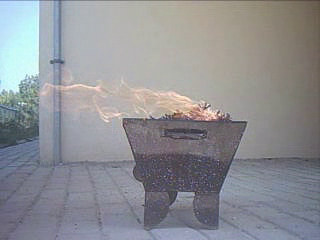
#> input picture frame 43 of barbeq.avi, 320 x 240 px
$ python fm.py
#> lines starting #> are read from the running program, lines starting #| are printed output that depends on the picture; after the words box and inside, x2 and y2 are one past the last pixel; in counts of white or black regions, pixels touching at a corner belong together
import cv2
import numpy as np
import time
import matplotlib.pyplot as plt
from scipy.fft import fft,fftfreq


cap = cv2.VideoCapture('barbeq.avi')
frame_width = int( cap.get(cv2.CAP_PROP_FRAME_WIDTH))

frame_height =int( cap.get( cv2.CAP_PROP_FRAME_HEIGHT))

#fourcc = cv2.VideoWriter_fourcc('X','V','I','D')

#out = cv2.VideoWriter("output.avi", fourcc, 5.0, (1280,720))

print("video read successsssss","\n")
fps    = int(cap.get(cv2.CAP_PROP_FPS))
print("FPS is " ,fps)
length = cap.get(7)
print("Frame count is " , length )


ret2, frame2 = cap.read()
#> frame2 is the input picture: shape (240, 320, 3); mean B, G, R 148, 143.5, 142.5


#print(frame1.shape)
area_array = []
frame_number_array = []
i = 0
while True:

    i = i+1

    ret1, frame1 = ret2, frame2
#> ret1 = True
    ret2, frame2 = cap.read()
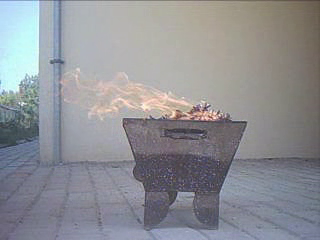
#> input picture frame 44 of barbeq.avi, 320 x 240 px
#> frame2 is the input picture: shape (240, 320, 3); mean B, G, R 148.5, 143.7, 142.7
    if frame2 is None:
        break

    lower = [0, 10, 165]
    upper = [30, 255, 255]
    lower = np.array(lower, dtype="uint8")
    upper = np.array(upper, dtype="uint8")

    blur_1 = cv2.GaussianBlur(frame1, (21, 21), 0)
    blur_2 = cv2.GaussianBlur(frame2, (21, 21), 0)

    hsv_1 = cv2.cvtColor(blur_1, cv2.COLOR_BGR2HSV)
#> hsv_1: shape (240, 320, 3); mean H, S, V 83.3, 27.8, 153.4
    hsv_2 = cv2.cvtColor(blur_2, cv2.COLOR_BGR2HSV)
#> hsv_2: shape (240, 320, 3); mean H, S, V 83.4, 27.8, 153.7

    mask_1 = cv2.inRange(hsv_1, lower, upper)
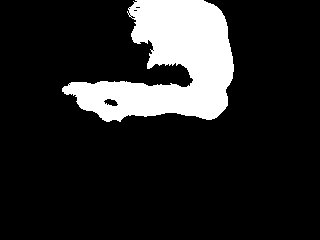
#> mask_1: shape (240, 320); 14.9% white; 1 white region, box (x1, y1, x2, y2) and area: (62, 0, 234, 122) 11463
    mask_2 = cv2.inRange(hsv_2, lower, upper)
#> mask_2: shape (240, 320); 14.1% white; 2 white regions (1 under 20 px), largest, box (x1, y1, x2, y2) and area: (73, 0, 234, 119) 10798

    output_1 = cv2.bitwise_and(frame1, hsv_1, mask=mask_1)
    output_2 = cv2.bitwise_and(frame2, hsv_2, mask=mask_2)

    diff = cv2.absdiff(output_1, output_2)
    gray = cv2.cvtColor(diff, cv2.COLOR_BGR2GRAY)
    #blur = cv2.GaussianBlur(gray, (5,5), 0)
    _, thresh = cv2.threshold(gray, 20, 180, cv2.THRESH_BINARY)
#> thresh: shape (240, 320); values 0 (black) and 180 (white), 3.8% white; 96 white regions (87 under 20 px), largest, box (x1, y1, x2, y2) and area: (62, 77, 228, 122) 2002, (147, 52, 186, 69) 267, (111, 73, 154, 92) 222


    dilated = cv2.dilate(thresh, None, iterations=3)
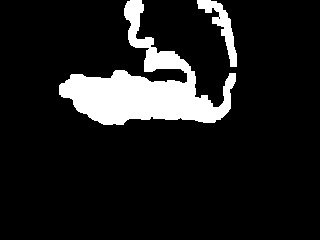
#> dilated: shape (240, 320); values 0 (black) and 180 (white), 11.4% white; 2 white regions
    contours, _ = cv2.findContours(dilated, cv2.RETR_TREE, cv2.CHAIN_APPROX_SIMPLE)
#> contours = 3 contours, 1 with area under 20; largest, box (x1, y1, x2, y2) and area: (59, 0, 236, 125) 7546, (197, 0, 237, 67) 708

   # print("contours :")
   # print(contours)

    contour_array = []

    img = cv2.drawContours(diff, contours, -1, (0,255,0), 3)

    for contour in contours:
        (x, y, w, h) = cv2.boundingRect(contour)

        if cv2.contourArea(contour) < 500:
            continue
        contour_array.append( cv2.contourArea(contour) )
        cv2.rectangle(frame1, (x, y), (x+w, y+h), (0, 255, 0), 2)
        cv2.rectangle(diff, (x, y), (x+w, y+h), (0, 255, 0), 2)
#> this loop made 3 passes
#> (x, y, w, h) on passes 1 to 3: (197, 0, 40, 67), (218, 16, 3, 4), (59, 0, 177, 125)
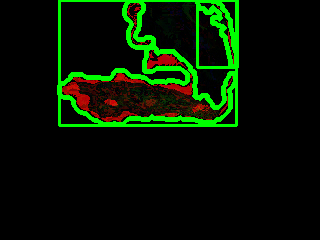
#> diff: shape (240, 320, 3); mean B, G, R 0.5, 21.6, 5
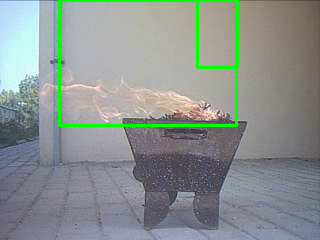
#> frame1: shape (240, 320, 3); 2.61% of pixels changed, all inside (x1, y1, x2, y2) = (58, 0, 239, 127)
#> after the loop, contour_array = [707.5, 7546]


        #cv2.putText(frame1, "Status: {}".format('Movement'), (10, 20), cv2.FONT_HERSHEY_SIMPLEX,1, (0, 0, 255), 3)
    #cv2.drawContours(frame1, contours, -1, (0, 255, 0), 2) #small contours

    if  len(contour_array) != 0:
        #print(contour_array)
        area_array.append(  max(contour_array)  )
        frame_number_array.append(i)
    else :
        area_array.append(  0  )
        frame_number_array.append(i)
    print(i)

    # time.sleep(1/fps)

    image = cv2.resize(frame1, (1280,720))
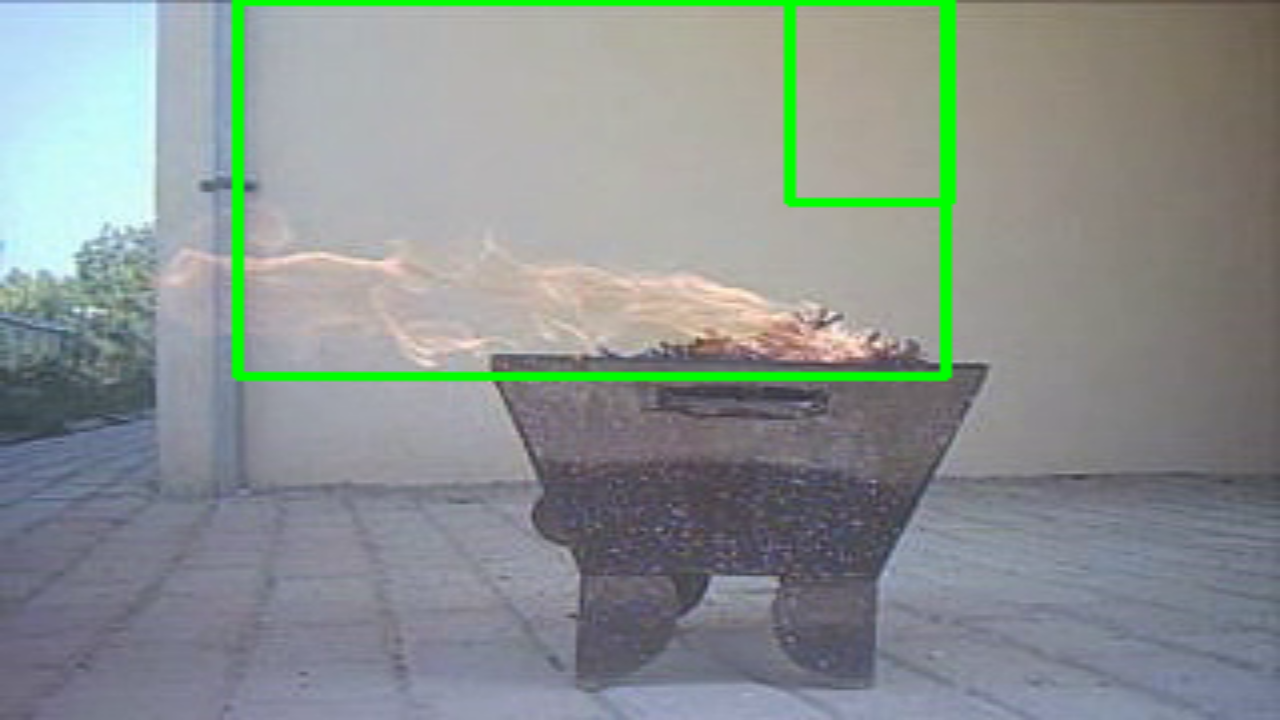
#> image: shape (720, 1280, 3); mean B, G, R 144.2, 146.3, 138.7
    #out.write(image)
    cv2.imshow("feed", frame1)
    cv2.imshow("img", img)
    cv2.imshow("diff_output", diff)
    cv2.imshow("output", output_1)

    # frame1 = frame2
    # ret, frame2 = cap.read()

    if cv2.waitKey(40) == 27:
#> (key Esc is pressed here)
        break

print(area_array)
#| [7546.0]
area_array.pop

plt.plot(frame_number_array,area_array)
plt.ylabel('Area')
plt.show()
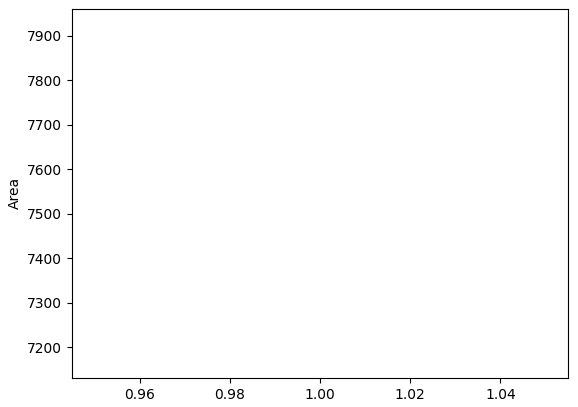
#> figure drawn by matplotlib, 1 panel
yf = fft(area_array)
xf = fftfreq(int(length-1), 1)

#> (the run stopped early here; a loop or call above may not have finished)

$ run again, starting later in the video
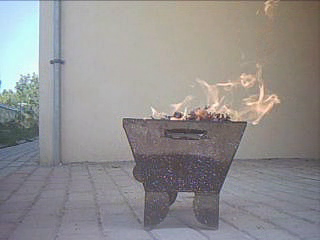
#> input picture frame 197 of barbeq.avi, 320 x 240 px
#> frame2 is the input picture: shape (240, 320, 3); mean B, G, R 143, 142.9, 145.3
#> ret1 = True
#> hsv_1: shape (240, 320, 3); mean H, S, V 78.7, 26.9, 151.9
#> hsv_2: shape (240, 320, 3); mean H, S, V 80.5, 27.1, 151.6
#> mask_1: shape (240, 320); 20.1% white; 6 white regions (4 under 20 px), largest, box (x1, y1, x2, y2) and area: (99, 0, 280, 125) 15314, (264, 0, 271, 12) 69
#> mask_2: shape (240, 320); 18.9% white; 4 white regions (1 under 20 px), largest, box (x1, y1, x2, y2) and area: (100, 0, 274, 130) 14422, (281, 88, 291, 96) 58, (117, 119, 121, 129) 21
#> thresh: shape (240, 320); values 0 (black) and 180 (white), 3.7% white; 109 white regions (98 under 20 px), largest, box (x1, y1, x2, y2) and area: (221, 47, 280, 130) 1565, (189, 78, 236, 116) 443, (174, 100, 190, 117) 76
#> dilated: shape (240, 320); values 0 (black) and 180 (white), 11.2% white; 5 white regions
#> contours = 7 contours, 3 with area under 20; largest, box (x1, y1, x2, y2) and area: (96, 0, 294, 133) 7633, (114, 116, 126, 143) 192, (261, 0, 274, 15) 162, (129, 33, 136, 43) 54
#> the loop `for contour in contours:` made 7 passes
#> (contour, x, y, w, h) on passes 2, 4, 6, 7: ([[129, 33], [129, 42], [135, 42], [135, 33]], 129, 33, 7, 10), ([[165, 0], [165, 3], [171, 3], [171, 0]], 165, 0, 7, 4), ([[194, 102], [195, 101], [196, 102], [195, 103]], 194, 101, 3, 3), ([[108, 29], [109, 28], [110, 29], [109, 30]], 108, 28, 3, 3)
#> after the loop `for contour in contours:`:
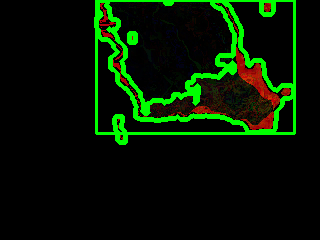
#> diff: shape (240, 320, 3); mean B, G, R 0.7, 22.8, 4.6
#> after the loop `for contour in contours:`: contour_array = [7633]
#| [7633.0]
#> `plt.show()`:
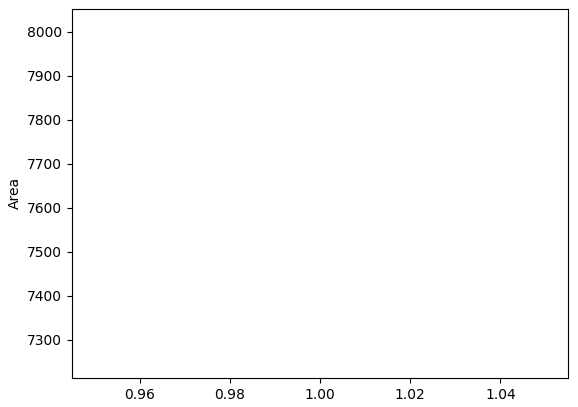
#> figure drawn by matplotlib, 1 panel

$ run again, starting later in the video
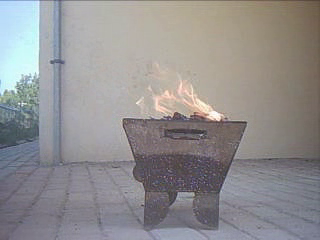
#> input picture frame 351 of barbeq.avi, 320 x 240 px
#> frame2 is the input picture: shape (240, 320, 3); mean B, G, R 143.7, 142.9, 145.4
#> ret1 = True
#> hsv_1: shape (240, 320, 3); mean H, S, V 80.3, 27.5, 152.4
#> hsv_2: shape (240, 320, 3); mean H, S, V 81.1, 27.8, 152.5
#> mask_1: shape (240, 320); 18.9% white; 4 white regions (3 under 20 px), largest, box (x1, y1, x2, y2) and area: (98, 0, 245, 121) 14547
#> mask_2: shape (240, 320); 18.8% white; 5 white regions (4 under 20 px), largest, box (x1, y1, x2, y2) and area: (98, 0, 245, 121) 14397
#> thresh: shape (240, 320); values 0 (black) and 180 (white), 2.4% white in thin lines or dots, all inside (x1, y1, x2, y2) = (98, 0, 245, 121)
#> dilated: shape (240, 320); values 0 (black) and 180 (white), 9.8% white; 7 white regions
#> contours = 10 contours, 4 with area under 20; largest, box (x1, y1, x2, y2) and area: (95, 1, 242, 124) 5914, (203, 0, 248, 88) 916, (211, 75, 219, 84) 54, (123, 53, 131, 60) 42, (224, 36, 231, 43) 36, (175, 0, 187, 4) 33
#> the loop `for contour in contours:` made 10 passes
#> (x, y, w, h) on passes 1, 4, 5, 6, 7, 8: (211, 75, 8, 9), (95, 1, 147, 123), (134, 106, 6, 7), (155, 51, 5, 7), (203, 0, 45, 88), (233, 44, 3, 4)
#> after the loop `for contour in contours:`:
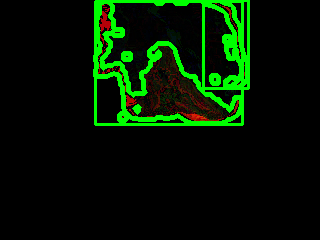
#> diff: shape (240, 320, 3); mean B, G, R 0.6, 23.1, 2.6
#> after the loop `for contour in contours:`: contour_array = [5914, 916]
#| [5914.0]
#> `plt.show()`:
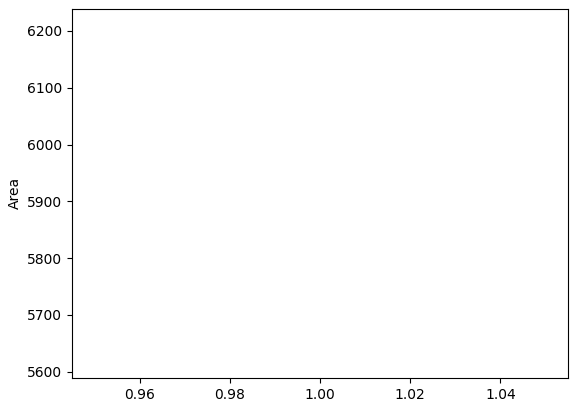
#> figure drawn by matplotlib, 1 panel
